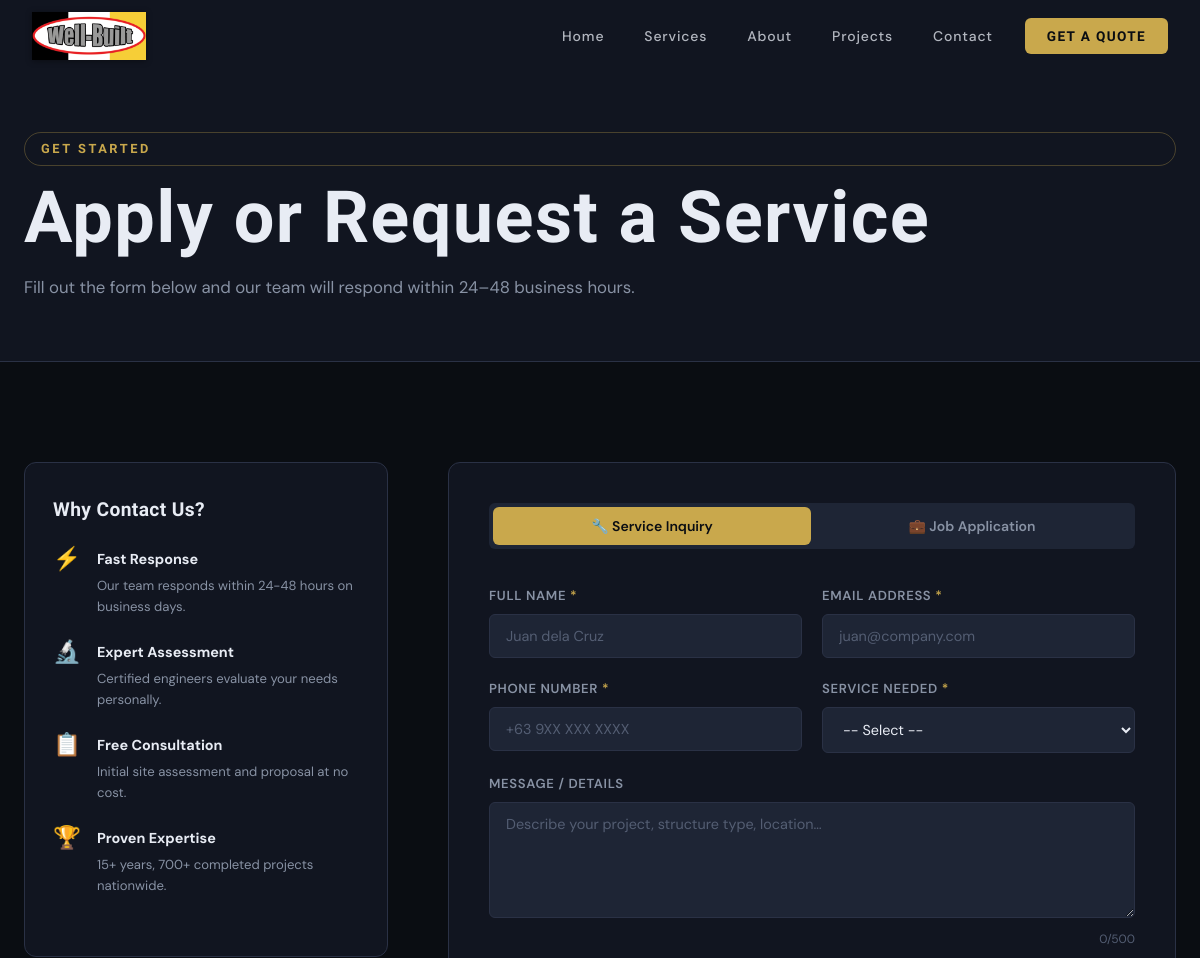
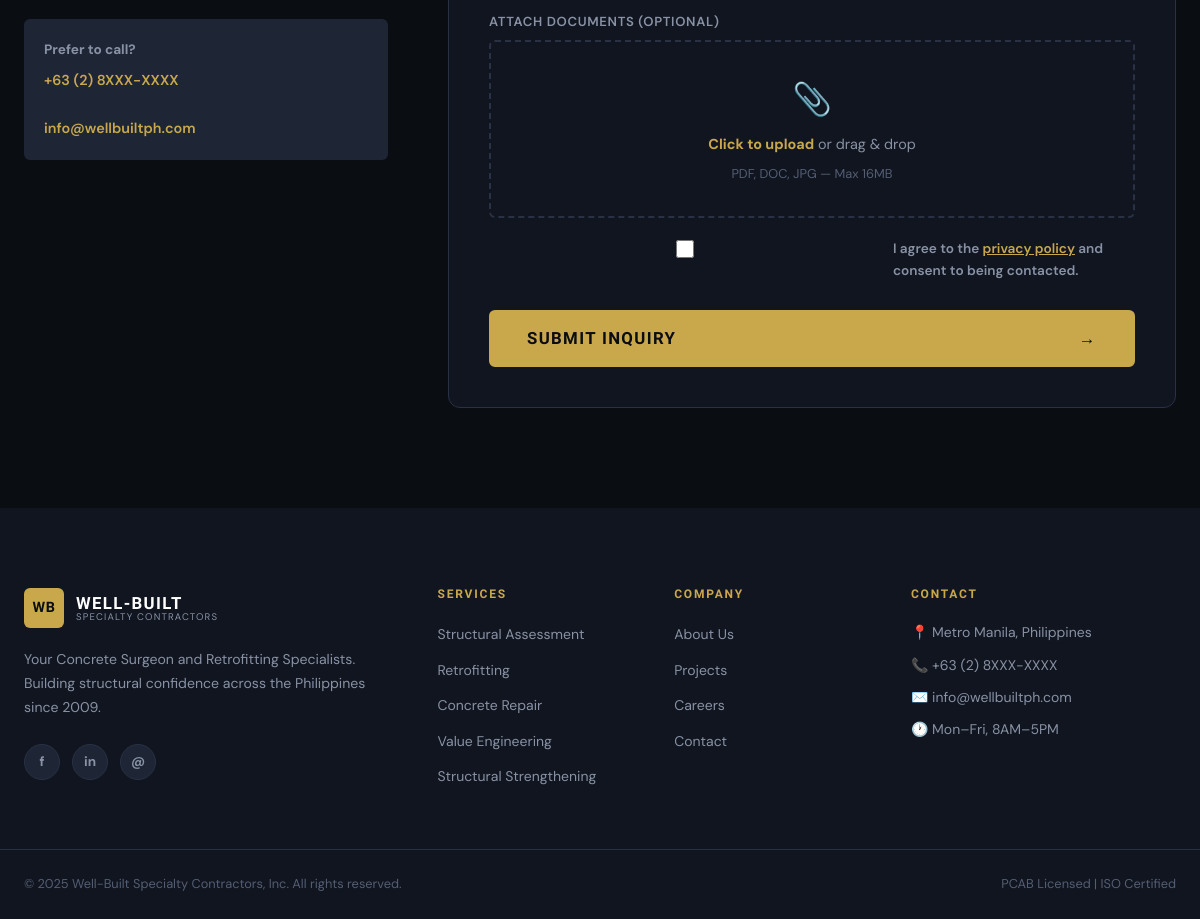
/apply, run on the app's committed database (2 pictures, top to bottom).
### tables this page shows
CREATE TABLE cms_content (
        id INTEGER PRIMARY KEY AUTOINCREMENT,
        content_key TEXT UNIQUE NOT NULL,
        content_value TEXT,
        content_type TEXT DEFAULT 'text',
        updated_at TIMESTAMP DEFAULT CURRENT_TIMESTAMP);

### app.py (the view, shortened to what this page needs)
@app.route('/apply', methods=['GET', 'POST'])
def apply():
    return render_template('apply.html')

### app.py (called while the page is built)
def get_db():
    conn = sqlite3.connect(DATABASE)
    conn.row_factory = sqlite3.Row
    return conn

@app.context_processor
def inject_cms():
    flat = {}
    try:
        conn = get_db()
        rows = conn.execute("SELECT content_key, content_value FROM cms_content").fetchall()
        conn.close()
        flat = {row['content_key']: (row['content_value'] or '') for row in rows}
    except Exception:
        pass
    return {'cms': flat, 'c': flat}   # `c` is shorthand alias

### templates/apply.html (shortened to what this page needs)
{% extends "base.html" %}
{% block content %}
<div class="page-header">
  <div class="container">
    <span class="section-eyebrow">{{ cms.get('apply.header.eyebrow','Get Started') }}</span>
    <h1>{{ cms.get('apply.header.title','Apply or Request a Service') }}</h1>
    <p>{{ cms.get('apply.header.subtitle','') }}</p>
  </div>
</div>
<section class="section apply-section">
  <div class="container apply-container">
    <div class="apply-info">
      <div class="apply-info-card">
        <h3>{{ cms.get('apply.info.title','Why Contact Us?') }}</h3>
        <div class="apply-feature">
          <div class="apply-feature-icon">{{ cms.get('apply.info.feat1_icon','⚡') }}</div>
          <div><strong>{{ cms.get('apply.info.feat1_title','Fast Response') }}</strong><p>{{ cms.get('apply.info.feat1_body','') }}</p></div>
        </div>
        <div class="apply-feature">
          <div class="apply-feature-icon">{{ cms.get('apply.info.feat2_icon','🔬') }}</div>
          <div><strong>{{ cms.get('apply.info.feat2_title','Expert Assessment') }}</strong><p>{{ cms.get('apply.info.feat2_body','') }}</p></div>
        </div>
        <div class="apply-feature">
          <div class="apply-feature-icon">{{ cms.get('apply.info.feat3_icon','📋') }}</div>
          <div><strong>{{ cms.get('apply.info.feat3_title','Free Consultation') }}</strong><p>{{ cms.get('apply.info.feat3_body','') }}</p></div>
        </div>
        <div class="apply-feature">
          <div class="apply-feature-icon">{{ cms.get('apply.info.feat4_icon','🏆') }}</div>
          <div><strong>{{ cms.get('apply.info.feat4_title','Proven Expertise') }}</strong><p>{{ cms.get('apply.info.feat4_body','') }}</p></div>
        </div>
      </div>
      <div class="apply-contact-direct">
        <p><strong>Prefer to call?</strong></p>
        <a href="tel:{{ cms.get('apply.info.phone','') }}">{{ cms.get('apply.info.phone','') }}</a>
        <br>
        <a href="mailto:{{ cms.get('apply.info.email','') }}">{{ cms.get('apply.info.email','') }}</a>
      </div>
    </div>
    <div class="apply-form-wrap">
      <div class="form-type-toggle">
        <button class="type-btn active" data-type="service">🔧 Service Inquiry</button>
        <button class="type-btn" data-type="job">💼 Job Application</button>
      </div>
      <form class="apply-form" method="POST" enctype="multipart/form-data" novalidate>
        <div class="form-row">
          <div class="form-group">
            <label for="full_name">Full Name <span class="req">*</span></label>
            <input type="text" id="full_name" name="full_name" placeholder="Juan dela Cruz" required>
          </div>
          <div class="form-group">
            <label for="email">Email Address <span class="req">*</span></label>
            <input type="email" id="email" name="email" placeholder="juan@company.com" required>
          </div>
        </div>
        <div class="form-row">
          <div class="form-group">
            <label for="phone">Phone Number <span class="req">*</span></label>
            <input type="tel" id="phone" name="phone" placeholder="+63 9XX XXX XXXX" required>
          </div>
          <div class="form-group">
            <label for="position_service" id="positionLabel">Service Needed <span class="req">*</span></label>
            <select id="position_service" name="position_service" required>
              <option value="">-- Select --</option>
            </select>
          </div>
        </div>
        <div class="form-group full-width">
          <label for="message">Message / Details</label>
          <textarea id="message" name="message" rows="5" placeholder="Describe your project, structure type, location…"></textarea>
          <span class="char-count"><span id="charCount">0</span>/500</span>
        </div>
        <div class="form-group full-width file-group">
          <label for="file" id="fileLabel">Attach Documents (Optional)</label>
          <div class="file-drop-area" id="fileDrop">
            <div class="file-drop-content">
              <span class="file-icon">📎</span>
              <p><strong>Click to upload</strong> or drag &amp; drop</p>
              <small>PDF, DOC, JPG — Max 16MB</small>
            </div>
          </div>
        </div>
        <div class="form-group full-width">
          <div class="form-checkbox">
            <input type="checkbox" id="privacy" required>
            <label for="privacy">I agree to the <a href="#">privacy policy</a> and consent to being contacted.</label>
          </div>
        </div>
        <button type="submit" class="btn btn-primary btn-lg btn-full">
          <span class="btn-text">Submit Inquiry</span>
          <span class="btn-icon">→</span>
        </button>
      </form>
    </div>
  </div>
</section>
{% endblock %}

### templates/base.html (shortened to what this page needs)
<!DOCTYPE html>
<html lang="en">
<head>
  <link rel="stylesheet" href="{{ url_for('static', filename='css/style.css') }}">
</head>
<body>
<nav class="navbar" id="navbar">
  <div class="nav-container">
    <a href="{{ url_for('index') }}" class="nav-logo">
      {% if cms.get('global.navbar.logo_image') %}
        <img src="/{{ cms.get('global.navbar.logo_image') }}"
             alt="{{ cms.get('global.navbar.logo_text', 'Well-Built') }}"
             class="nav-logo-img">
      {% else %}
        <span class="logo-icon">WB</span>
        <div class="logo-text">
          <span class="logo-main">{{ cms.get('global.navbar.logo_text', 'WELL-BUILT') }}</span>
          <span class="logo-sub">{{ cms.get('global.navbar.logo_sub', 'SPECIALTY CONTRACTORS') }}</span>
        </div>
      {% endif %}
    </a>
    <ul class="nav-links" id="navLinks">
      <li><a href="{{ url_for('index') }}"    class="nav-link {% if request.endpoint == 'index' %}active{% endif %}">{{ cms.get('global.navbar.link_home','Home') }}</a></li>
      <li><a href="{{ url_for('services') }}" class="nav-link {% if request.endpoint == 'services' %}active{% endif %}">{{ cms.get('global.navbar.link_services','Services') }}</a></li>
      <li><a href="{{ url_for('about') }}"    class="nav-link {% if request.endpoint == 'about' %}active{% endif %}">{{ cms.get('global.navbar.link_about','About') }}</a></li>
      <li><a href="{{ url_for('projects') }}" class="nav-link {% if request.endpoint == 'projects' %}active{% endif %}">{{ cms.get('global.navbar.link_projects','Projects') }}</a></li>
      <li><a href="{{ url_for('contact') }}"  class="nav-link {% if request.endpoint == 'contact' %}active{% endif %}">{{ cms.get('global.navbar.link_contact','Contact') }}</a></li>
      <li><a href="{{ url_for('apply') }}" class="nav-cta">{{ cms.get('global.navbar.cta_label','Get a Quote') }}</a></li>
    </ul>
  </div>
</nav>
{% block content %}{% endblock %}
<footer class="footer">
  <div class="footer-top">
    <div class="container footer-grid">
      <div class="footer-brand">
        <div class="footer-logo">
          <span class="logo-icon">WB</span>
          <div class="logo-text">
            <span class="logo-main">WELL-BUILT</span>
            <span class="logo-sub">SPECIALTY CONTRACTORS</span>
          </div>
        </div>
        <p>Your Concrete Surgeon and Retrofitting Specialists. Building structural confidence across the Philippines since 2009.</p>
        <div class="footer-social">
          <a href="#" aria-label="Facebook">f</a>
          <a href="#" aria-label="LinkedIn">in</a>
          <a href="#" aria-label="Email">@</a>
        </div>
      </div>
      <div class="footer-col">
        <h4>Services</h4>
        <ul>
          <li><a href="{{ url_for('services') }}">Structural Assessment</a></li>
          <li><a href="{{ url_for('services') }}">Retrofitting</a></li>
          <li><a href="{{ url_for('services') }}">Concrete Repair</a></li>
          <li><a href="{{ url_for('services') }}">Value Engineering</a></li>
          <li><a href="{{ url_for('services') }}">Structural Strengthening</a></li>
        </ul>
      </div>
      <div class="footer-col">
        <h4>Company</h4>
        <ul>
          <li><a href="{{ url_for('about') }}">About Us</a></li>
          <li><a href="{{ url_for('projects') }}">Projects</a></li>
          <li><a href="{{ url_for('apply') }}">Careers</a></li>
          <li><a href="{{ url_for('contact') }}">Contact</a></li>
        </ul>
      </div>
      <div class="footer-col">
        <h4>Contact</h4>
        <ul class="footer-contact">
          <li>📍 Metro Manila, Philippines</li>
          <li>📞 +63 (2) 8XXX-XXXX</li>
          <li>✉️ info@wellbuiltph.com</li>
          <li>🕐 Mon–Fri, 8AM–5PM</li>
        </ul>
      </div>
    </div>
  </div>
  <div class="footer-bottom">
    <div class="container footer-bottom-inner">
      <p>© 2025 Well-Built Specialty Contractors, Inc. All rights reserved.</p>
      <p>PCAB Licensed | ISO Certified</p>
    </div>
  </div>
</footer>
</body>
</html>

### data on the page
cms_content: get (picture)
cms_content: get "Home"
cms_content: get "Services"
cms_content: get "About"
cms_content: get "Projects"
cms_content: get "Contact"
cms_content: get "GET A QUOTE"
cms_content: get "GET STARTED"
cms_content: get "Apply or Request a Service"
cms_content: get "Fill out the form below and our team will respond within 24–48 business hours."
cms_content: get "Why Contact Us?"
cms_content: get "Fast Response"
cms_content: get "Our team responds within 24-48 hours on business days."
cms_content: get "Expert Assessment"
cms_content: get "Certified engineers evaluate your needs personally."
cms_content: get "Free Consultation"
cms_content: get "Initial site assessment and proposal at no cost."
cms_content: get "Proven Expertise"
cms_content: get "15+ years, 700+ completed projects nationwide."
cms_content: get "+63 (2) 8XXX-XXXX"
cms_content: get "info@wellbuiltph.com"

### other printed values
{{ cms.get('apply.info.feat1_icon','⚡') }} "⚡"
{{ cms.get('apply.info.feat2_icon','🔬') }} "🔬"
{{ cms.get('apply.info.feat3_icon','📋') }} "📋"
{{ cms.get('apply.info.feat4_icon','🏆') }} "🏆"
